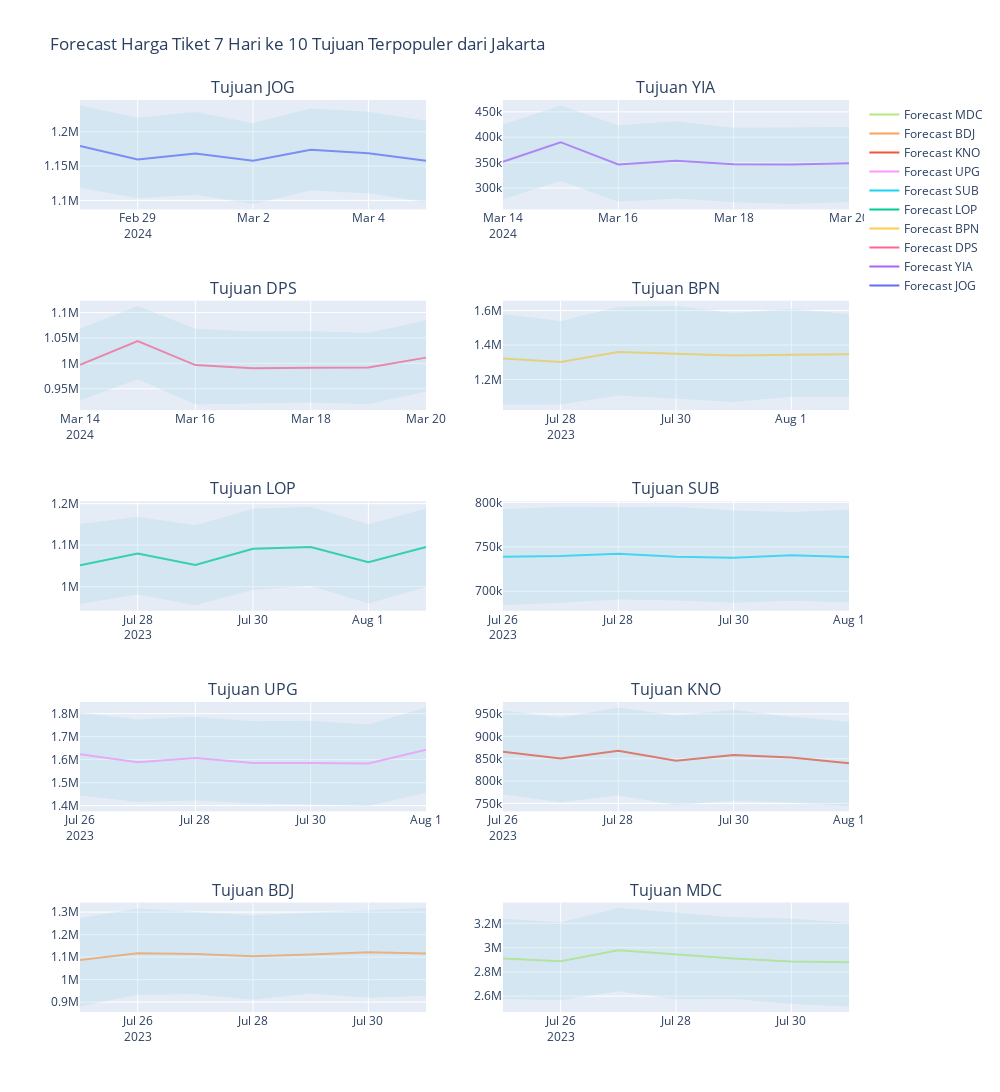

The cell this chart's notebook holds for it:
### Code cell
# Install Prophet jika belum terpasang
# !pip install prophet

import pandas as pd
from prophet import Prophet
import matplotlib.pyplot as plt
from sklearn.metrics import mean_absolute_error, mean_squared_error
import numpy as np

# Load dataset
df = pd.read_csv("data/tiketcom_bestprice.csv", sep='|')

# Filter hanya rute dari Jakarta
df_jkt = df[df['origin'] == 'JKTC'].copy()
df_jkt['depart_date'] = pd.to_datetime(df_jkt['depart_date'])

# Ambil semua tujuan unik dari Jakarta
destinations = df_jkt['destination'].unique()

# Inisialisasi list untuk forecast dan evaluasi
all_forecasts = []
eval_results = []

# Loop untuk setiap tujuan
for dest in destinations:
    df_dest = df_jkt[df_jkt['destination'] == dest]
    
    # Group data harian dan ambil harga minimum per tanggal
    df_daily = df_dest.groupby('depart_date')['best_price'].min().reset_index()
    df_daily.columns = ['ds', 'y']
    
    if len(df_daily) < 30:
        continue  # skip jika data terlalu sedikit
    
    # Split train-test
    df_train = df_daily.iloc[:-7]
    df_test = df_daily.iloc[-7:]

    # Training Prophet
    model = Prophet(daily_seasonality=True)
    model.fit(df_train)
    
    # Forecast 7 hari ke depan
    future = model.make_future_dataframe(periods=7)
    forecast = model.predict(future)

    # Evaluasi
    forecast_test = forecast[['ds', 'yhat']].tail(7)
    y_true = df_test['y'].values
    y_pred = forecast_test['yhat'].values
    mae = mean_absolute_error(y_true, y_pred)
    rmse = np.sqrt(mean_squared_error(y_true, y_pred))
    eval_results.append({'destination': dest, 'MAE': mae, 'RMSE': rmse})

    # Simpan prediksi
    forecast_7 = forecast[['ds', 'yhat', 'yhat_lower', 'yhat_upper']].tail(7)
    forecast_7['destination'] = dest
    all_forecasts.append(forecast_7)

# Gabungkan hasil
result_df = pd.concat(all_forecasts, ignore_index=True)
eval_df = pd.DataFrame(eval_results)

# Tentukan 10 tujuan terpopuler berdasarkan jumlah data (frekuensi) di df_jkt
top_dest = df_jkt['destination'].value_counts().head(10).index.tolist()

import plotly.graph_objs as go
from plotly.subplots import make_subplots

fig = make_subplots(rows=5, cols=2, subplot_titles=[f'Tujuan {d}' for d in top_dest])

for i, dest in enumerate(top_dest):
    subset = result_df[result_df['destination'] == dest]
    row = i // 2 + 1
    col = i % 2 + 1

    fig.add_trace(go.Scatter(x=subset['ds'], y=subset['yhat'], name=f'Forecast {dest}', mode='lines'), row=row, col=col)
    fig.add_trace(go.Scatter(x=subset['ds'], y=subset['yhat_upper'], name='Upper', mode='lines', line=dict(width=0), showlegend=False), row=row, col=col)
    fig.add_trace(go.Scatter(x=subset['ds'], y=subset['yhat_lower'], name='Lower', mode='lines', fill='tonexty', line=dict(width=0), fillcolor='rgba(173,216,230,0.3)', showlegend=False), row=row, col=col)

fig.update_layout(height=1200, width=1000, title_text="Forecast Harga Tiket 7 Hari ke 10 Tujuan Terpopuler dari Jakarta")
fig.show()

# Tampilkan tabel hasil forecasting untuk 10 tujuan terpopuler
for dest in top_dest:
    print(f"\n=== Forecast Harga Tiket 7 Hari ke Depan untuk Tujuan {dest} ===")
    display(result_df[result_df['destination'] == dest][['ds', 'yhat', 'yhat_lower', 'yhat_upper']].round(2))

import os
import pickle

# Buat folder untuk menyimpan model
os.makedirs("models", exist_ok=True)

# Loop untuk setiap tujuan
for dest in destinations:
    df_dest = df_jkt[df_jkt['destination'] == dest]
    
    df_daily = df_dest.groupby('depart_date')['best_price'].min().reset_index()
    df_daily.columns = ['ds', 'y']
    
    if len(df_daily) < 30:
        continue
    
    df_train = df_daily.iloc[:-7]
    df_test = df_daily.iloc[-7:]

    model = Prophet(daily_seasonality=True)
    model.fit(df_train)

    # 🚀 Export model Prophet ke file .pkl
    with open(f"models/prophet_model_{dest}.pkl", "wb") as f:
        pickle.dump(model, f)

    # Forecast
    future = model.make_future_dataframe(periods=7)
    forecast = model.predict(future)

    forecast_test = forecast[['ds', 'yhat']].tail(7)
    y_true = df_test['y'].values
    y_pred = forecast_test['yhat'].values
    mae = mean_absolute_error(y_true, y_pred)
    rmse = np.sqrt(mean_squared_error(y_true, y_pred))
    eval_results.append({'destination': dest, 'MAE': mae, 'RMSE': rmse})

    forecast_7 = forecast[['ds', 'yhat', 'yhat_lower', 'yhat_upper']].tail(7)
    forecast_7['destination'] = dest
    all_forecasts.append(forecast_7)


# Simpan ke file jika perlu
# result_df.to_csv("forecast_7days_all_destinations.csv", index=False)
# eval_df.to_csv("evaluation_metrics_all_destinations.csv", index=False)

### Figure 1 — Plotly figure (JSON) as saved in the notebook; plotly's stock layout.template omitted (floating-point values rounded to 4 significant figures)
{"data": [{"mode": "lines", "name": "Forecast JOG", "type": "scatter", "x": ["2024-02-28T00:00:00", "2024-02-29T00:00:00", "2024-03-01T00:00:00", "2024-03-02T00:00:00", "2024-03-03T00:00:00", "2024-03-04T00:00:00", "2024-03-05T00:00:00"], "xaxis": "x", "y": [1179000.0, 1160000.0, 1168000.0, 1158000.0, 1174000.0, 1169000.0, 1158000.0], "yaxis": "y"}, {"line": {"width": 0}, "mode": "lines", "name": "Upper", "showlegend": false, "type": "scatter", "x": ["2024-02-28T00:00:00", "2024-02-29T00:00:00", "2024-03-01T00:00:00", "2024-03-02T00:00:00", "2024-03-03T00:00:00", "2024-03-04T00:00:00", "2024-03-05T00:00:00"], "xaxis": "x", "y": [1238000.0, 1221000.0, 1229000.0, 1213000.0, 1234000.0, 1229000.0, 1216000.0], "yaxis": "y"}, {"fill": "tonexty", "fillcolor": "rgba(173,216,230,0.3)", "line": {"width": 0}, "mode": "lines", "name": "Lower", "showlegend": false, "type": "scatter", "x": ["2024-02-28T00:00:00", "2024-02-29T00:00:00", "2024-03-01T00:00:00", "2024-03-02T00:00:00", "2024-03-03T00:00:00", "2024-03-04T00:00:00", "2024-03-05T00:00:00"], "xaxis": "x", "y": [1119000.0, 1103000.0, 1108000.0, 1095000.0, 1114000.0, 1110000.0, 1098000.0], "yaxis": "y"}, {"mode": "lines", "name": "Forecast YIA", "type": "scatter", "x": ["2024-03-14T00:00:00", "2024-03-15T00:00:00", "2024-03-16T00:00:00", "2024-03-17T00:00:00", "2024-03-18T00:00:00", "2024-03-19T00:00:00", "2024-03-20T00:00:00"], "xaxis": "x2", "y": [351700.0, 390200.0, 346400.0, 353500.0, 346500.0, 346300.0, 348500.0], "yaxis": "y2"}, {"line": {"width": 0}, "mode": "lines", "name": "Upper", "showlegend": false, "type": "scatter", "x": ["2024-03-14T00:00:00", "2024-03-15T00:00:00", "2024-03-16T00:00:00", "2024-03-17T00:00:00", "2024-03-18T00:00:00", "2024-03-19T00:00:00", "2024-03-20T00:00:00"], "xaxis": "x2", "y": [425200.0, 462500.0, 423800.0, 431300.0, 418500.0, 419700.0, 419900.0], "yaxis": "y2"}, {"fill": "tonexty", "fillcolor": "rgba(173,216,230,0.3)", "line": {"width": 0}, "mode": "lines", "name": "Lower", "showlegend": false, "type": "scatter", "x": ["2024-03-14T00:00:00", "2024-03-15T00:00:00", "2024-03-16T00:00:00", "2024-03-17T00:00:00", "2024-03-18T00:00:00", "2024-03-19T00:00:00", "2024-03-20T00:00:00"], "xaxis": "x2", "y": [277600.0, 314000.0, 273000.0, 279400.0, 272000.0, 268500.0, 272600.0], "yaxis": "y2"}, {"mode": "lines", "name": "Forecast DPS", "type": "scatter", "x": ["2024-03-14T00:00:00", "2024-03-15T00:00:00", "2024-03-16T00:00:00", "2024-03-17T00:00:00", "2024-03-18T00:00:00", "2024-03-19T00:00:00", "2024-03-20T00:00:00"], "xaxis": "x3", "y": [997100.0, 1044000.0, 996500.0, 990200.0, 991200.0, 991800.0, 1011000.0], "yaxis": "y3"}, {"line": {"width": 0}, "mode": "lines", "name": "Upper", "showlegend": false, "type": "scatter", "x": ["2024-03-14T00:00:00", "2024-03-15T00:00:00", "2024-03-16T00:00:00", "2024-03-17T00:00:00", "2024-03-18T00:00:00", "2024-03-19T00:00:00", "2024-03-20T00:00:00"], "xaxis": "x3", "y": [1069000.0, 1112000.0, 1068000.0, 1063000.0, 1063000.0, 1060000.0, 1084000.0], "yaxis": "y3"}, {"fill": "tonexty", "fillcolor": "rgba(173,216,230,0.3)", "line": {"width": 0}, "mode": "lines", "name": "Lower", "showlegend": false, "type": "scatter", "x": ["2024-03-14T00:00:00", "2024-03-15T00:00:00", "2024-03-16T00:00:00", "2024-03-17T00:00:00", "2024-03-18T00:00:00", "2024-03-19T00:00:00", "2024-03-20T00:00:00"], "xaxis": "x3", "y": [927200.0, 968700.0, 918900.0, 921200.0, 923000.0, 919400.0, 944800.0], "yaxis": "y3"}, {"mode": "lines", "name": "Forecast BPN", "type": "scatter", "x": ["2023-07-27T00:00:00", "2023-07-28T00:00:00", "2023-07-29T00:00:00", "2023-07-30T00:00:00", "2023-07-31T00:00:00", "2023-08-01T00:00:00", "2023-08-02T00:00:00"], "xaxis": "x4", "y": [1321000.0, 1302000.0, 1359000.0, 1351000.0, 1339000.0, 1344000.0, 1347000.0], "yaxis": "y4"}, {"line": {"width": 0}, "mode": "lines", "name": "Upper", "showlegend": false, "type": "scatter", "x": ["2023-07-27T00:00:00", "2023-07-28T00:00:00", "2023-07-29T00:00:00", "2023-07-30T00:00:00", "2023-07-31T00:00:00", "2023-08-01T00:00:00", "2023-08-02T00:00:00"], "xaxis": "x4", "y": [1580000.0, 1540000.0, 1623000.0, 1626000.0, 1585000.0, 1610000.0, 1578000.0], "yaxis": "y4"}, {"fill": "tonexty", "fillcolor": "rgba(173,216,230,0.3)", "line": {"width": 0}, "mode": "lines", "name": "Lower", "showlegend": false, "type": "scatter", "x": ["2023-07-27T00:00:00", "2023-07-28T00:00:00", "2023-07-29T00:00:00", "2023-07-30T00:00:00", "2023-07-31T00:00:00", "2023-08-01T00:00:00", "2023-08-02T00:00:00"], "xaxis": "x4", "y": [1055000.0, 1055000.0, 1108000.0, 1089000.0, 1070000.0, 1100000.0, 1101000.0], "yaxis": "y4"}, {"mode": "lines", "name": "Forecast LOP", "type": "scatter", "x": ["2023-07-27T00:00:00", "2023-07-28T00:00:00", "2023-07-29T00:00:00", "2023-07-30T00:00:00", "2023-07-31T00:00:00", "2023-08-01T00:00:00", "2023-08-02T00:00:00"], "xaxis": "x5", "y": [1051000.0, 1080000.0, 1052000.0, 1091000.0, 1095000.0, 1059000.0, 1096000.0], "yaxis": "y5"}, {"line": {"width": 0}, "mode": "lines", "name": "Upper", "showlegend": false, "type": "scatter", "x": ["2023-07-27T00:00:00", "2023-07-28T00:00:00", "2023-07-29T00:00:00", "2023-07-30T00:00:00", "2023-07-31T00:00:00", "2023-08-01T00:00:00", "2023-08-02T00:00:00"], "xaxis": "x5", "y": [1151000.0, 1168000.0, 1148000.0, 1188000.0, 1192000.0, 1151000.0, 1188000.0], "yaxis": "y5"}, {"fill": "tonexty", "fillcolor": "rgba(173,216,230,0.3)", "line": {"width": 0}, "mode": "lines", "name": "Lower", "showlegend": false, "type": "scatter", "x": ["2023-07-27T00:00:00", "2023-07-28T00:00:00", "2023-07-29T00:00:00", "2023-07-30T00:00:00", "2023-07-31T00:00:00", "2023-08-01T00:00:00", "2023-08-02T00:00:00"], "xaxis": "x5", "y": [958300.0, 981100.0, 955200.0, 992500.0, 1002000.0, 959300.0, 999200.0], "yaxis": "y5"}, {"mode": "lines", "name": "Forecast SUB", "type": "scatter", "x": ["2023-07-26T00:00:00", "2023-07-27T00:00:00", "2023-07-28T00:00:00", "2023-07-29T00:00:00", "2023-07-30T00:00:00", "2023-07-31T00:00:00", "2023-08-01T00:00:00"], "xaxis": "x6", "y": [738900.0, 739600.0, 742200.0, 738900.0, 737600.0, 740500.0, 738600.0], "yaxis": "y6"}, {"line": {"width": 0}, "mode": "lines", "name": "Upper", "showlegend": false, "type": "scatter", "x": ["2023-07-26T00:00:00", "2023-07-27T00:00:00", "2023-07-28T00:00:00", "2023-07-29T00:00:00", "2023-07-30T00:00:00", "2023-07-31T00:00:00", "2023-08-01T00:00:00"], "xaxis": "x6", "y": [792300.0, 795000.0, 794800.0, 794900.0, 790800.0, 789100.0, 791600.0], "yaxis": "y6"}, {"fill": "tonexty", "fillcolor": "rgba(173,216,230,0.3)", "line": {"width": 0}, "mode": "lines", "name": "Lower", "showlegend": false, "type": "scatter", "x": ["2023-07-26T00:00:00", "2023-07-27T00:00:00", "2023-07-28T00:00:00", "2023-07-29T00:00:00", "2023-07-30T00:00:00", "2023-07-31T00:00:00", "2023-08-01T00:00:00"], "xaxis": "x6", "y": [684200.0, 687000.0, 690600.0, 689500.0, 686900.0, 689300.0, 687400.0], "yaxis": "y6"}, {"mode": "lines", "name": "Forecast UPG", "type": "scatter", "x": ["2023-07-26T00:00:00", "2023-07-27T00:00:00", "2023-07-28T00:00:00", "2023-07-29T00:00:00", "2023-07-30T00:00:00", "2023-07-31T00:00:00", "2023-08-01T00:00:00"], "xaxis": "x7", "y": [1624000.0, 1589000.0, 1608000.0, 1586000.0, 1585000.0, 1584000.0, 1643000.0], "yaxis": "y7"}, {"line": {"width": 0}, "mode": "lines", "name": "Upper", "showlegend": false, "type": "scatter", "x": ["2023-07-26T00:00:00", "2023-07-27T00:00:00", "2023-07-28T00:00:00", "2023-07-29T00:00:00", "2023-07-30T00:00:00", "2023-07-31T00:00:00", "2023-08-01T00:00:00"], "xaxis": "x7", "y": [1805000.0, 1774000.0, 1787000.0, 1768000.0, 1769000.0, 1753000.0, 1827000.0], "yaxis": "y7"}, {"fill": "tonexty", "fillcolor": "rgba(173,216,230,0.3)", "line": {"width": 0}, "mode": "lines", "name": "Lower", "showlegend": false, "type": "scatter", "x": ["2023-07-26T00:00:00", "2023-07-27T00:00:00", "2023-07-28T00:00:00", "2023-07-29T00:00:00", "2023-07-30T00:00:00", "2023-07-31T00:00:00", "2023-08-01T00:00:00"], "xaxis": "x7", "y": [1444000.0, 1416000.0, 1423000.0, 1410000.0, 1406000.0, 1399000.0, 1456000.0], "yaxis": "y7"}, {"mode": "lines", "name": "Forecast KNO", "type": "scatter", "x": ["2023-07-26T00:00:00", "2023-07-27T00:00:00", "2023-07-28T00:00:00", "2023-07-29T00:00:00", "2023-07-30T00:00:00", "2023-07-31T00:00:00", "2023-08-01T00:00:00"], "xaxis": "x8", "y": [865300.0, 850600.0, 867600.0, 845400.0, 858500.0, 852900.0, 839700.0], "yaxis": "y8"}, {"line": {"width": 0}, "mode": "lines", "name": "Upper", "showlegend": false, "type": "scatter", "x": ["2023-07-26T00:00:00", "2023-07-27T00:00:00", "2023-07-28T00:00:00", "2023-07-29T00:00:00", "2023-07-30T00:00:00", "2023-07-31T00:00:00", "2023-08-01T00:00:00"], "xaxis": "x8", "y": [958300.0, 942100.0, 964700.0, 946700.0, 959400.0, 943700.0, 932600.0], "yaxis": "y8"}, {"fill": "tonexty", "fillcolor": "rgba(173,216,230,0.3)", "line": {"width": 0}, "mode": "lines", "name": "Lower", "showlegend": false, "type": "scatter", "x": ["2023-07-26T00:00:00", "2023-07-27T00:00:00", "2023-07-28T00:00:00", "2023-07-29T00:00:00", "2023-07-30T00:00:00", "2023-07-31T00:00:00", "2023-08-01T00:00:00"], "xaxis": "x8", "y": [770200.0, 752800.0, 767500.0, 746200.0, 755700.0, 751800.0, 744500.0], "yaxis": "y8"}, {"mode": "lines", "name": "Forecast BDJ", "type": "scatter", "x": ["2023-07-25T00:00:00", "2023-07-26T00:00:00", "2023-07-27T00:00:00", "2023-07-28T00:00:00", "2023-07-29T00:00:00", "2023-07-30T00:00:00", "2023-07-31T00:00:00"], "xaxis": "x9", "y": [1087000.0, 1117000.0, 1114000.0, 1104000.0, 1112000.0, 1122000.0, 1116000.0], "yaxis": "y9"}, {"line": {"width": 0}, "mode": "lines", "name": "Upper", "showlegend": false, "type": "scatter", "x": ["2023-07-25T00:00:00", "2023-07-26T00:00:00", "2023-07-27T00:00:00", "2023-07-28T00:00:00", "2023-07-29T00:00:00", "2023-07-30T00:00:00", "2023-07-31T00:00:00"], "xaxis": "x9", "y": [1274000.0, 1316000.0, 1301000.0, 1286000.0, 1297000.0, 1307000.0, 1318000.0], "yaxis": "y9"}, {"fill": "tonexty", "fillcolor": "rgba(173,216,230,0.3)", "line": {"width": 0}, "mode": "lines", "name": "Lower", "showlegend": false, "type": "scatter", "x": ["2023-07-25T00:00:00", "2023-07-26T00:00:00", "2023-07-27T00:00:00", "2023-07-28T00:00:00", "2023-07-29T00:00:00", "2023-07-30T00:00:00", "2023-07-31T00:00:00"], "xaxis": "x9", "y": [880100.0, 932200.0, 935000.0, 910100.0, 938300.0, 918700.0, 927700.0], "yaxis": "y9"}, {"mode": "lines", "name": "Forecast MDC", "type": "scatter", "x": ["2023-07-25T00:00:00", "2023-07-26T00:00:00", "2023-07-27T00:00:00", "2023-07-28T00:00:00", "2023-07-29T00:00:00", "2023-07-30T00:00:00", "2023-07-31T00:00:00"], "xaxis": "x10", "y": [2911000.0, 2888000.0, 2977000.0, 2942000.0, 2910000.0, 2885000.0, 2879000.0], "yaxis": "y10"}, {"line": {"width": 0}, "mode": "lines", "name": "Upper", "showlegend": false, "type": "scatter", "x": ["2023-07-25T00:00:00", "2023-07-26T00:00:00", "2023-07-27T00:00:00", "2023-07-28T00:00:00", "2023-07-29T00:00:00", "2023-07-30T00:00:00", "2023-07-31T00:00:00"], "xaxis": "x10", "y": [3237000.0, 3210000.0, 3327000.0, 3287000.0, 3251000.0, 3240000.0, 3205000.0], "yaxis": "y10"}, {"fill": "tonexty", "fillcolor": "rgba(173,216,230,0.3)", "line": {"width": 0}, "mode": "lines", "name": "Lower", "showlegend": false, "type": "scatter", "x": ["2023-07-25T00:00:00", "2023-07-26T00:00:00", "2023-07-27T00:00:00", "2023-07-28T00:00:00", "2023-07-29T00:00:00", "2023-07-30T00:00:00", "2023-07-31T00:00:00"], "xaxis": "x10", "y": [2576000.0, 2566000.0, 2641000.0, 2574000.0, 2576000.0, 2534000.0, 2514000.0], "yaxis": "y10"}], "layout": {"annotations": [{"font": {"size": 16}, "showarrow": false, "text": "Tujuan JOG", "x": 0.225, "xanchor": "center", "xref": "paper", "y": 1, "yanchor": "bottom", "yref": "paper"}, {"font": {"size": 16}, "showarrow": false, "text": "Tujuan YIA", "x": 0.775, "xanchor": "center", "xref": "paper", "y": 1, "yanchor": "bottom", "yref": "paper"}, {"font": {"size": 16}, "showarrow": false, "text": "Tujuan DPS", "x": 0.225, "xanchor": "center", "xref": "paper", "y": 0.78, "yanchor": "bottom", "yref": "paper"}, {"font": {"size": 16}, "showarrow": false, "text": "Tujuan BPN", "x": 0.775, "xanchor": "center", "xref": "paper", "y": 0.78, "yanchor": "bottom", "yref": "paper"}, {"font": {"size": 16}, "showarrow": false, "text": "Tujuan LOP", "x": 0.225, "xanchor": "center", "xref": "paper", "y": 0.56, "yanchor": "bottom", "yref": "paper"}, {"font": {"size": 16}, "showarrow": false, "text": "Tujuan SUB", "x": 0.775, "xanchor": "center", "xref": "paper", "y": 0.56, "yanchor": "bottom", "yref": "paper"}, {"font": {"size": 16}, "showarrow": false, "text": "Tujuan UPG", "x": 0.225, "xanchor": "center", "xref": "paper", "y": 0.34, "yanchor": "bottom", "yref": "paper"}, {"font": {"size": 16}, "showarrow": false, "text": "Tujuan KNO", "x": 0.775, "xanchor": "center", "xref": "paper", "y": 0.34, "yanchor": "bottom", "yref": "paper"}, {"font": {"size": 16}, "showarrow": false, "text": "Tujuan BDJ", "x": 0.225, "xanchor": "center", "xref": "paper", "y": 0.12, "yanchor": "bottom", "yref": "paper"}, {"font": {"size": 16}, "showarrow": false, "text": "Tujuan MDC", "x": 0.775, "xanchor": "center", "xref": "paper", "y": 0.12, "yanchor": "bottom", "yref": "paper"}], "height": 1200, "title": {"text": "Forecast Harga Tiket 7 Hari ke 10 Tujuan Terpopuler dari Jakarta"}, "width": 1000, "xaxis": {"anchor": "y", "domain": [0, 0.45]}, "xaxis10": {"anchor": "y10", "domain": [0.55, 1]}, "xaxis2": {"anchor": "y2", "domain": [0.55, 1]}, "xaxis3": {"anchor": "y3", "domain": [0, 0.45]}, "xaxis4": {"anchor": "y4", "domain": [0.55, 1]}, "xaxis5": {"anchor": "y5", "domain": [0, 0.45]}, "xaxis6": {"anchor": "y6", "domain": [0.55, 1]}, "xaxis7": {"anchor": "y7", "domain": [0, 0.45]}, "xaxis8": {"anchor": "y8", "domain": [0.55, 1]}, "xaxis9": {"anchor": "y9", "domain": [0, 0.45]}, "yaxis": {"anchor": "x", "domain": [0.88, 1]}, "yaxis10": {"anchor": "x10", "domain": [0, 0.12]}, "yaxis2": {"anchor": "x2", "domain": [0.88, 1]}, "yaxis3": {"anchor": "x3", "domain": [0.66, 0.78]}, "yaxis4": {"anchor": "x4", "domain": [0.66, 0.78]}, "yaxis5": {"anchor": "x5", "domain": [0.44, 0.56]}, "yaxis6": {"anchor": "x6", "domain": [0.44, 0.56]}, "yaxis7": {"anchor": "x7", "domain": [0.22, 0.34]}, "yaxis8": {"anchor": "x8", "domain": [0.22, 0.34]}, "yaxis9": {"anchor": "x9", "domain": [0, 0.12]}}}
